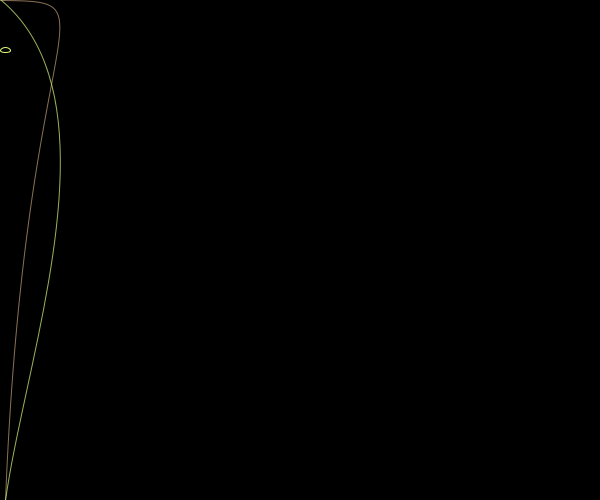
Frame 1 (no input)
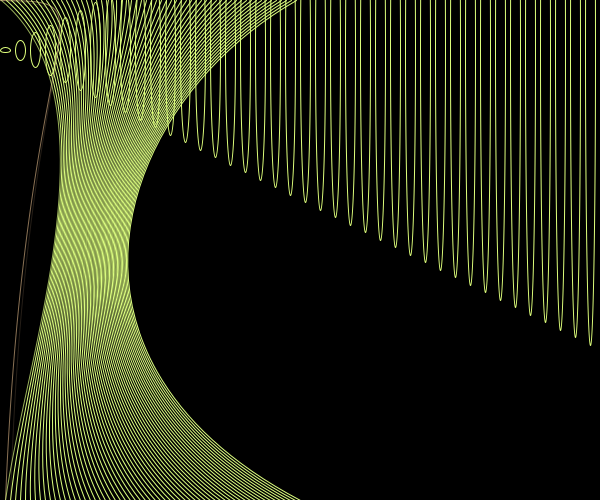
Frame 60 (the mouse pressed at the canvas centre just before this capture)
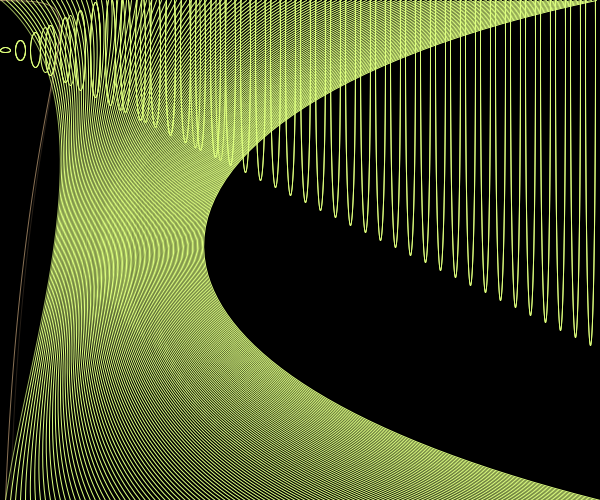
Frame 120 (the mouse held since frame 60 and released just before this capture)

The Processing sketch that drew these frames (run headless with seeded random() and noise(); from frame 60 on, the mouse is pressed at the canvas centre):

// Processing sketch: processing_70732
// ── processing_70732.pde

int x=1;
int y=5;
int que=0;
int change=15;

void setup()
{
  size(600, 500);
  background(0);
  noFill();
  stroke(200, 200, 210);
}
void draw()
{
  frameRate(500);

  eli();
    two();
}
void two()
{
  stroke(255, 210, 156,157-20*x);
  bezier(-x, 0, 120, x, 25, x, x+4, 500);
  stroke(221, 255, 128, 157+20*x);
  bezier(x, 0, 120, 100, 25, 355, x+4, 500);
  x=x+5;
  
  if(x>1006)
  {
    fill(50,20,10,3);
    ellipse(450,250,x,que+45);
    frameRate(1000);
    x=-5;
    
    que=que+20;
  }
}
void eli()
{
stroke(222,255,123);
  ellipse(y, 50, 10, y);
  y = y + change;
  if (y>800)
  {
   stroke(255);
    change=-change;
  }
  if (y<-1)
  {
    change=change+20;
  }
}
